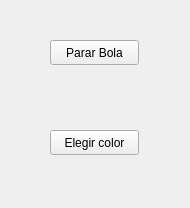
<?xml version="1.0" encoding="UTF-8"?>
<ui version="4.0">
 <class>WidgetBola</class>
 <widget class="QWidget" name="WidgetBola">
  <property name="geometry">
   <rect>
    <x>0</x>
    <y>0</y>
    <width>190</width>
    <height>208</height>
   </rect>
  </property>
  <property name="windowTitle">
   <string>Form</string>
  </property>
  <widget class="QPushButton" name="btnParar">
   <property name="geometry">
    <rect>
     <x>50</x>
     <y>40</y>
     <width>89</width>
     <height>25</height>
    </rect>
   </property>
   <property name="text">
    <string>Parar Bola</string>
   </property>
  </widget>
  <widget class="QPushButton" name="btnElegir">
   <property name="geometry">
    <rect>
     <x>50</x>
     <y>130</y>
     <width>89</width>
     <height>25</height>
    </rect>
   </property>
   <property name="text">
    <string>Elegir color</string>
   </property>
  </widget>
 </widget>
 <resources/>
 <connections/>
</ui>
